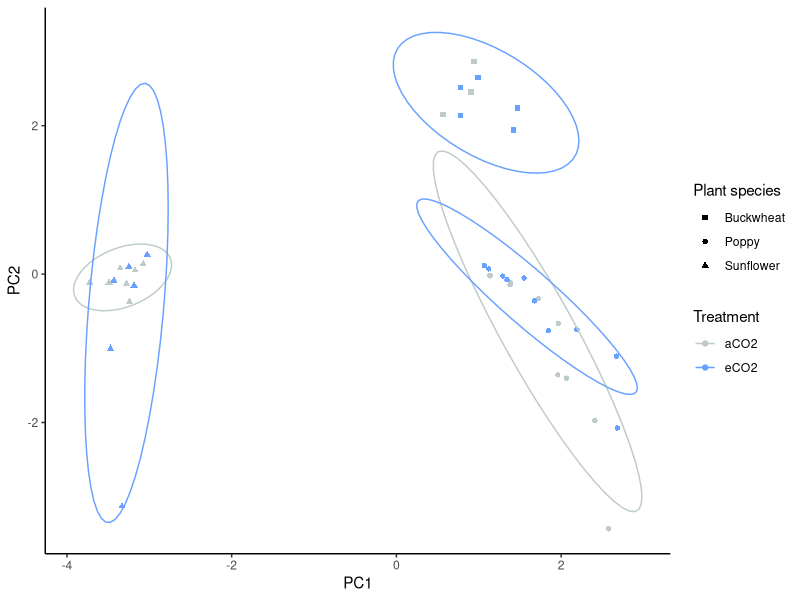
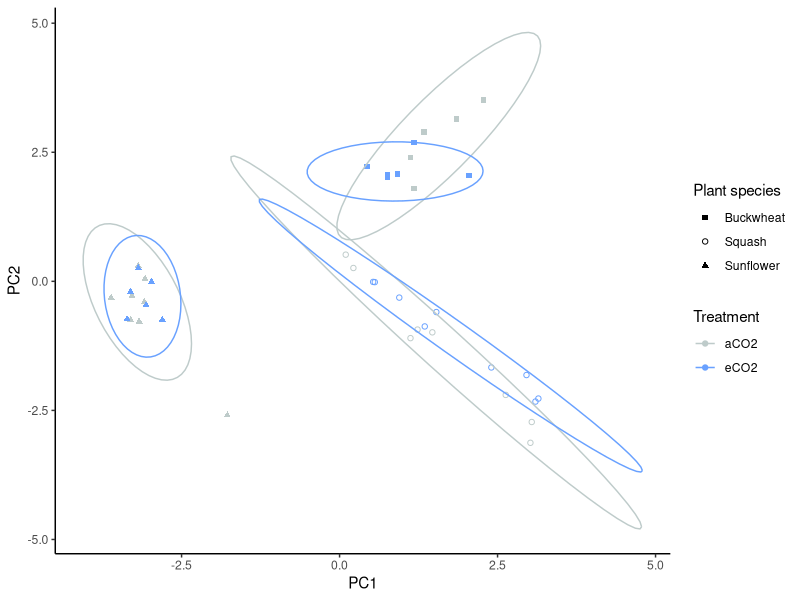

These figures' R source, in order:
## Bernauer et al. (in prep for SciReports) Elevated atmospheric CO2 has 
  ## small, species-specific effects on pollen chemistry and plant growth across
  ## flowering plant species

# script to plot and analyze targeted metabolomics from experiment 1

library(ggplot2)
library(tidyverse)

#Load and clean data
data <- read.csv('Pollen_metabolomics_exp1.csv')
data[data == "N/F"] <- NaN
data.1 <- data %>% filter(Round == "1")
data.2 <- data %>% filter(Round == "2")

## Round 1 
# remove Squash data, sample sizes too small
data.1 <- data.1 %>% filter(species != "squash")
# also remove tomato for small sample sizes
data.1 <- data.1 %>% filter(species != "tomato")

#Get list of columns with reasonable data representation across species
cls <- c(6, 12, 13, 14, 15, 16, 19, 21, 22, 23)

#Convert columns to numeric
for(i in 1:length(cls)){
  
  data.1[,cls[i]] <- as.numeric(data.1[,cls[i]])
}

#Run principal components analysis
pc.data.1 <- data.1[,cls]
ind <- complete.cases(pc.data.1)
pc.data.1 <- pc.data.1[ind,]
pca.1 <- prcomp(pc.data.1, scale= TRUE)

#Write PCs back to original data frame
data.1$PC1[ind] <- pca.1$x[,1]
data.1$PC2[ind] <- pca.1$x[,2]

#Generate figure and write to current working directory
data$CO2.treatment <- as.factor(data$CO2.treatment)
data$species <- as.factor(data$species)
dev.off()
ggplot(data.1, aes(x = PC1, y = PC2, colour = CO2.treatment, shape = species))+
  geom_point()+
  stat_ellipse()+
  theme_classic()+
  scale_color_manual(values = c("#becbca","#69a1ff"), 
                     labels = c("aCO2", "eCO2"),
                     name = "Treatment")+
  scale_shape_manual(values = c(15,16,17,18,0),
                     labels = c("Buckwheat", 
                                "Poppy", "Sunflower"),
                     name = "Plant species")

#Test whether CO2 and/or plant species were significant predictors of secondary metabolomics
model <- manova(cbind(PC1, PC2)~CO2.treatment*species, data = data.1)
summary(model)
# both CO2 and species were significant predictors of secondary chemistry but no interaction between the two

## Round 2 
#Get list of columns with reasonable data representation across species
cls <- c(6, 12, 13, 14, 15, 16, 19, 21, 22, 23)

#Convert columns to numeric
for(i in 1:length(cls)){
  
  data.2[,cls[i]] <- as.numeric(data.2[,cls[i]])
}

#Run principal components analysis
pc.data.2 <- data.2[,cls]
ind <- complete.cases(pc.data.2)
pc.data.2 <- pc.data.2[ind,]
pca.2 <- prcomp(pc.data.2, scale= TRUE)

#Write PCs back to original data frame
data.2$PC1[ind] <- pca.2$x[,1]
data.2$PC2[ind] <- pca.2$x[,2]

#Generate figure and write to current working directory
data.2$CO2.treatment <- as.factor(data.2$CO2.treatment)
data.2$species <- as.factor(data.2$species)
dev.off()
ggplot(data.2, aes(x = PC1, y = PC2, colour = CO2.treatment, shape = species))+
  geom_point()+
  stat_ellipse()+
  theme_classic()+
  scale_color_manual(values = c("#becbca","#69a1ff"), 
                     labels = c("aCO2", "eCO2"),
                     name = "Treatment")+
  scale_shape_manual(values = c(15,1,17),
                     labels = c("Buckwheat", 
                                "Squash", "Sunflower"),
                     name = "Plant species")


#Test whether CO2 and/or plant species were significant predictors of secondary metabolomics
model <- manova(cbind(PC1, PC2)~CO2.treatment*species, data = data.2)
summary(model)
# both CO2 and species were significant predictors of secondary chemistry with an interaction between the two

# Compare each species individually
# Buckwheat
bw <- data.2 %>% filter(species == "buckwheat")
model <- manova(cbind(PC1, PC2)~CO2.treatment, data = bw)
summary(model)
# CO2 not significant for BW

# Sunflower
sf <- data.2 %>% filter(species == "sunflower")
model <- manova(cbind(PC1, PC2)~CO2.treatment, data = sf)
summary(model)
# CO2 not significant for SF

#Squash
s <- data.2 %>% filter(species == "squash")
model <- manova(cbind(PC1, PC2)~CO2.treatment, data = s)
summary(model)
# CO2 significant for S


